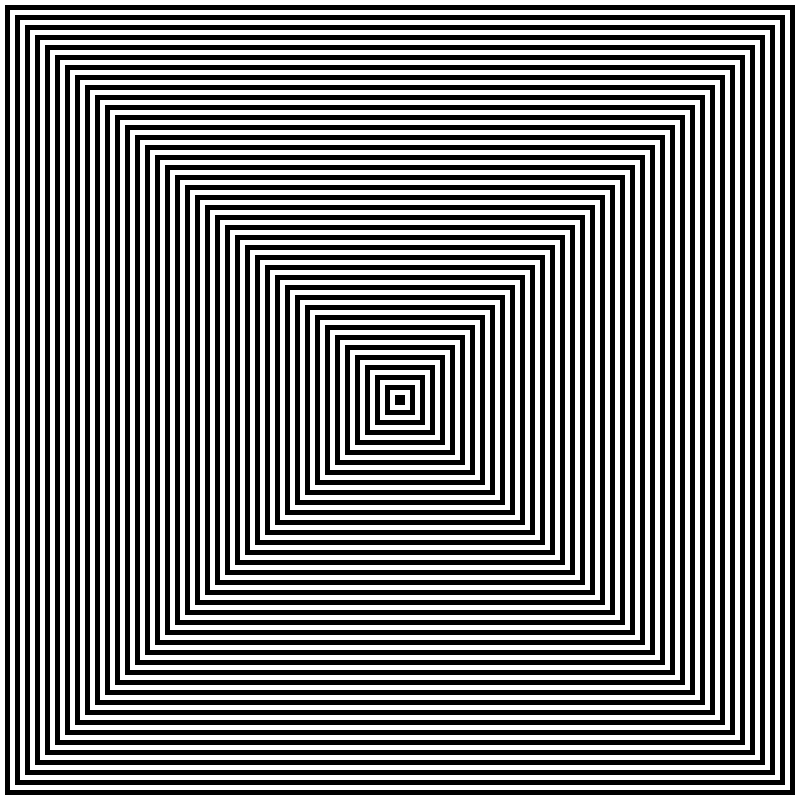
Frame 1 (no input)
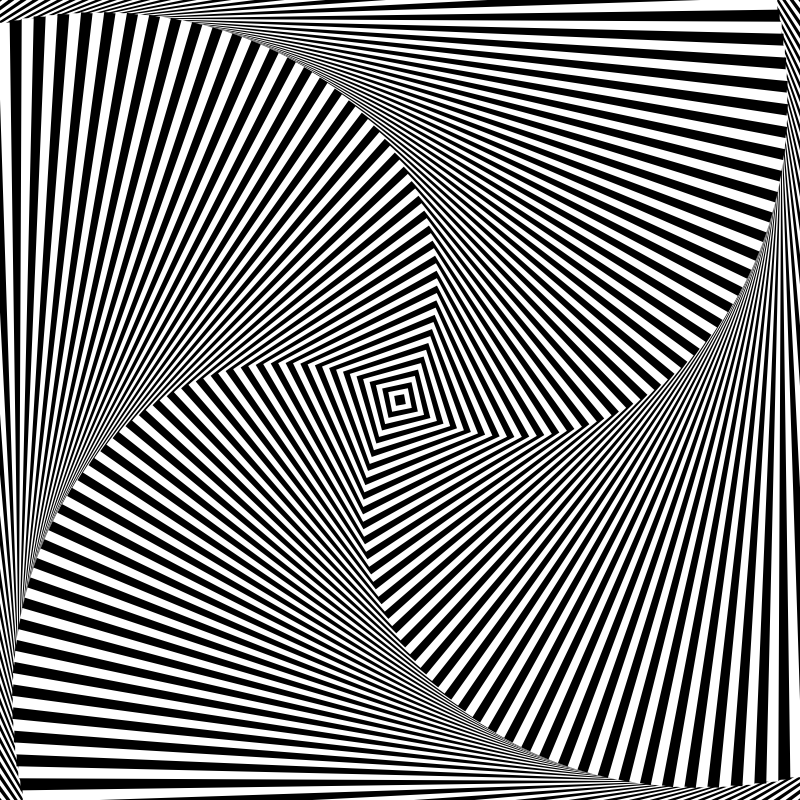
Frame 60 (the mouse pressed at the canvas centre just before this capture)
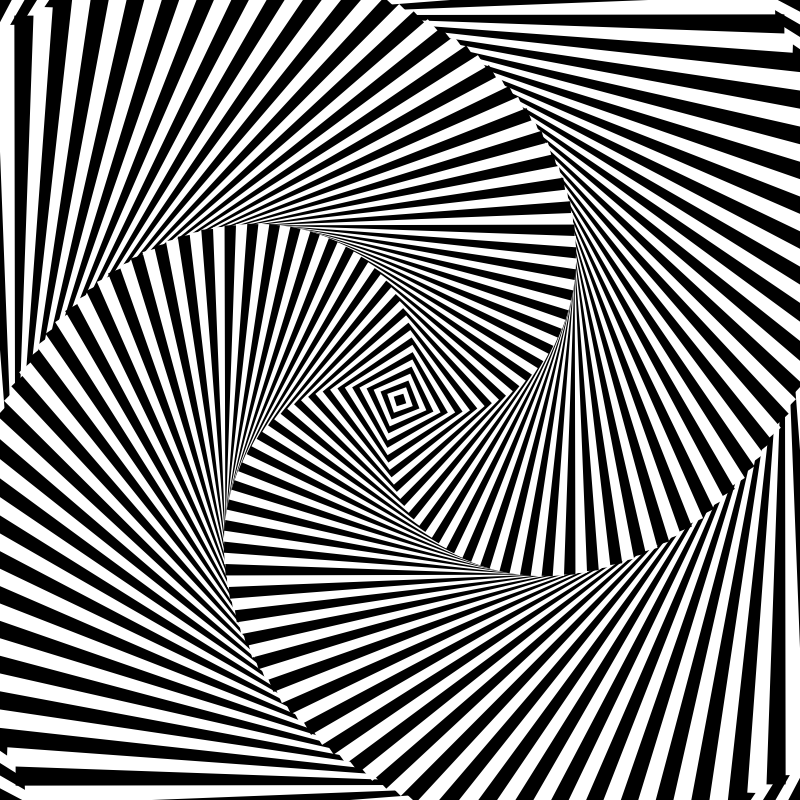
Frame 120 (the mouse held since frame 60 and released just before this capture)

The Processing sketch that drew these frames (run headless with seeded random() and noise(); from frame 60 on, the mouse is pressed at the canvas centre):

// Processing sketch: processing_181411
// ── processing_181411.pde

float rot;
float cx, cy;
float offset;
float spin;
void setup()
{
  spin = 0;
  size(800, 800);
  cx = width/2;
  cy = height/2;
  rot = 0;
  noStroke();
  smooth();
  offset = 0;
  rot=PI/2;
}


void draw()
{
  int r = width;
  int i = 0;
  translate(width/2,height/2);
  while (r > 0)
  {
    if (i%2 == 0)
      fill(255,255,255);
    else
      fill(0);
      offset = sin(rot*10)*30;
      rotate(rot);
    rectMode(RADIUS);
    rect(0,0,r,r);
    
    r-=5;
    i++;
  }
  //rot=sin(spin + PI)*PI/3;
  //spin+= PI/5000;
  rot+= PI/10000;
}
